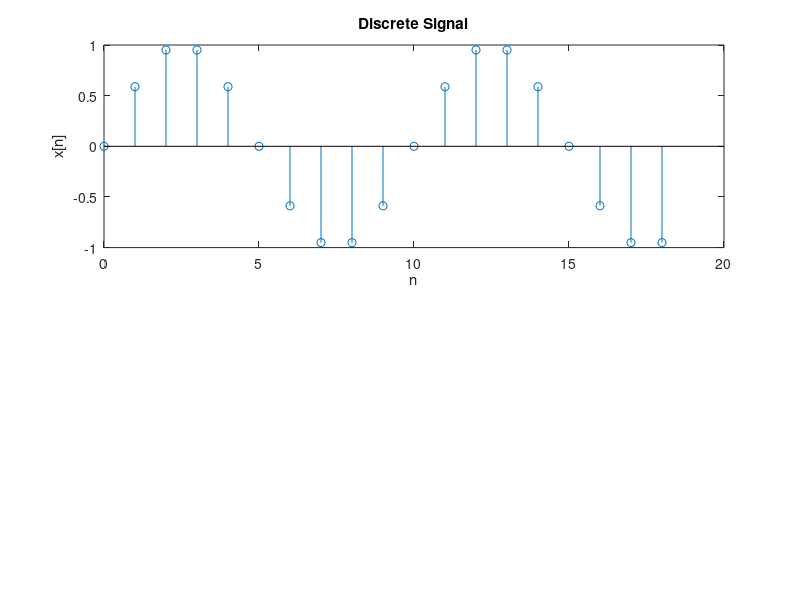

The MATLAB script that drew this image: (Note: this script raises an error after producing the figure.)
step_size = input('Input step size  of the frequency interval: ');
period = input('Input number of periods: ');

global w;
w = -period * pi : step_size : period * pi;
for loop = 1:5
	sampling_rate = input('Input sampling rate: ');
	N = floor(2*sampling_rate);
	n = 0:1:2*(N-1);
	x1 = sin ( 2*pi /N * n);
	subplot(2,1,1);
	stem(n,x1);
	xlabel('n');
	ylabel('x[n]');
	title('Discrete Signal');
	fft2 = fft1(x1,n);
	subplot(2,1,2);
	plot(w,abs(fft2));
	xlabel('w');
	ylabel('X(e^jw)');
	title('Sampling');
end

% Sampling function

function fft1 = fft1(x1,n)
global w;

for i=1:length(w);
	sum=0;
	for q=1:length(x1);
		sum = sum + x1(q)*exp(-j*w(i)*n(q));
	end
	F(i)=sum;
end
fft1 = F;